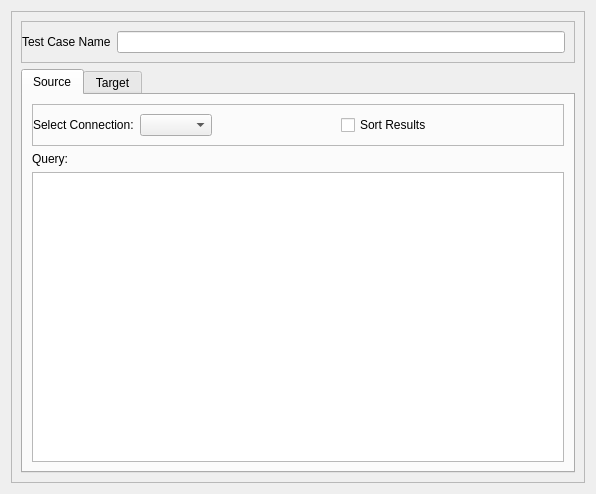
<?xml version="1.0" encoding="UTF-8"?>
<ui version="4.0">
 <class>create_test_case_dialog</class>
 <widget class="QWidget" name="create_test_case_dialog">
  <property name="geometry">
   <rect>
    <x>0</x>
    <y>0</y>
    <width>596</width>
    <height>494</height>
   </rect>
  </property>
  <property name="windowTitle">
   <string>Create New Test Case</string>
  </property>
  <layout class="QVBoxLayout" name="create_test_case_dialog_layout">
   <item>
    <widget class="QFrame" name="main_frame">
     <property name="frameShape">
      <enum>QFrame::StyledPanel</enum>
     </property>
     <property name="frameShadow">
      <enum>QFrame::Raised</enum>
     </property>
     <layout class="QVBoxLayout" name="main_frame_layout">
      <item>
       <widget class="QFrame" name="test_case_name_frame">
        <property name="frameShape">
         <enum>QFrame::StyledPanel</enum>
        </property>
        <property name="frameShadow">
         <enum>QFrame::Raised</enum>
        </property>
        <layout class="QHBoxLayout" name="test_case_name_frame_layout">
         <property name="leftMargin">
          <number>0</number>
         </property>
         <item>
          <widget class="QLabel" name="test_case_name_label">
           <property name="text">
            <string>Test Case Name</string>
           </property>
          </widget>
         </item>
         <item>
          <widget class="QLineEdit" name="test_case_name_line_edit"/>
         </item>
        </layout>
       </widget>
      </item>
      <item>
       <widget class="QTabWidget" name="tabs">
        <property name="tabPosition">
         <enum>QTabWidget::North</enum>
        </property>
        <property name="tabShape">
         <enum>QTabWidget::Rounded</enum>
        </property>
        <property name="currentIndex">
         <number>0</number>
        </property>
        <property name="elideMode">
         <enum>Qt::ElideNone</enum>
        </property>
        <property name="documentMode">
         <bool>false</bool>
        </property>
        <property name="tabBarAutoHide">
         <bool>false</bool>
        </property>
        <widget class="QWidget" name="source_tab">
         <attribute name="title">
          <string>Source</string>
         </attribute>
         <layout class="QVBoxLayout" name="source_tab_layout">
          <item>
           <widget class="QFrame" name="source_config_frame">
            <property name="frameShape">
             <enum>QFrame::StyledPanel</enum>
            </property>
            <property name="frameShadow">
             <enum>QFrame::Raised</enum>
            </property>
            <layout class="QHBoxLayout" name="source_config_frame_layout">
             <property name="leftMargin">
              <number>0</number>
             </property>
             <item>
              <widget class="QLabel" name="source_select_connection_line_edit">
               <property name="text">
                <string>Select Connection:</string>
               </property>
              </widget>
             </item>
             <item>
              <widget class="QComboBox" name="source_connection_combo_box"/>
             </item>
             <item>
              <spacer name="horizontalSpacer">
               <property name="orientation">
                <enum>Qt::Horizontal</enum>
               </property>
               <property name="sizeHint" stdset="0">
                <size>
                 <width>40</width>
                 <height>20</height>
                </size>
               </property>
              </spacer>
             </item>
             <item>
              <widget class="QCheckBox" name="source_sort_check_box">
               <property name="text">
                <string>Sort Results</string>
               </property>
              </widget>
             </item>
             <item>
              <spacer name="horizontalSpacer_2">
               <property name="orientation">
                <enum>Qt::Horizontal</enum>
               </property>
               <property name="sizeHint" stdset="0">
                <size>
                 <width>40</width>
                 <height>20</height>
                </size>
               </property>
              </spacer>
             </item>
            </layout>
           </widget>
          </item>
          <item>
           <widget class="QLabel" name="source_query_label">
            <property name="text">
             <string>Query:</string>
            </property>
           </widget>
          </item>
          <item>
           <widget class="QPlainTextEdit" name="source_query_text_edit">
            <property name="sizePolicy">
             <sizepolicy hsizetype="Expanding" vsizetype="Expanding">
              <horstretch>0</horstretch>
              <verstretch>0</verstretch>
             </sizepolicy>
            </property>
           </widget>
          </item>
         </layout>
        </widget>
        <widget class="QWidget" name="target_tab">
         <attribute name="title">
          <string>Target</string>
         </attribute>
         <layout class="QVBoxLayout" name="target_tab_layout">
          <item>
           <widget class="QFrame" name="target_config_frame">
            <property name="frameShape">
             <enum>QFrame::StyledPanel</enum>
            </property>
            <property name="frameShadow">
             <enum>QFrame::Raised</enum>
            </property>
            <layout class="QHBoxLayout" name="target_config_frame_layout">
             <property name="leftMargin">
              <number>0</number>
             </property>
             <item>
              <widget class="QLabel" name="target_select_connection_line_edit">
               <property name="text">
                <string>Select Connection:</string>
               </property>
              </widget>
             </item>
             <item>
              <widget class="QComboBox" name="target_connection_combo_box"/>
             </item>
             <item>
              <spacer name="horizontalSpacer_3">
               <property name="orientation">
                <enum>Qt::Horizontal</enum>
               </property>
               <property name="sizeHint" stdset="0">
                <size>
                 <width>40</width>
                 <height>20</height>
                </size>
               </property>
              </spacer>
             </item>
             <item>
              <widget class="QCheckBox" name="target_sort_check_box">
               <property name="text">
                <string>Sort Results</string>
               </property>
              </widget>
             </item>
             <item>
              <spacer name="horizontalSpacer_4">
               <property name="orientation">
                <enum>Qt::Horizontal</enum>
               </property>
               <property name="sizeHint" stdset="0">
                <size>
                 <width>40</width>
                 <height>20</height>
                </size>
               </property>
              </spacer>
             </item>
            </layout>
           </widget>
          </item>
          <item>
           <widget class="QLabel" name="target_query_label">
            <property name="text">
             <string>Query:</string>
            </property>
           </widget>
          </item>
          <item>
           <widget class="QPlainTextEdit" name="target_query_text_edit">
            <property name="sizePolicy">
             <sizepolicy hsizetype="Expanding" vsizetype="Expanding">
              <horstretch>0</horstretch>
              <verstretch>0</verstretch>
             </sizepolicy>
            </property>
           </widget>
          </item>
         </layout>
        </widget>
       </widget>
      </item>
     </layout>
    </widget>
   </item>
  </layout>
 </widget>
 <resources/>
 <connections/>
</ui>
